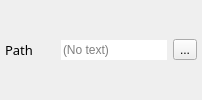
         <widget class="QWidget" name="pathWidget" native="true">
          <property name="sizePolicy">
           <sizepolicy hsizetype="Preferred" vsizetype="Fixed">
            <horstretch>0</horstretch>
            <verstretch>0</verstretch>
           </sizepolicy>
          </property>
          <layout class="QHBoxLayout" name="horizontalLayout_6">
           <property name="leftMargin">
            <number>5</number>
           </property>
           <property name="topMargin">
            <number>5</number>
           </property>
           <property name="rightMargin">
            <number>5</number>
           </property>
           <property name="bottomMargin">
            <number>5</number>
           </property>
           <item>
            <widget class="QLabel" name="pathLabel">
             <property name="sizePolicy">
              <sizepolicy hsizetype="Fixed" vsizetype="Fixed">
               <horstretch>0</horstretch>
               <verstretch>0</verstretch>
              </sizepolicy>
             </property>
             <property name="minimumSize">
              <size>
               <width>50</width>
               <height>0</height>
              </size>
             </property>
             <property name="font">
              <font>
               <family>Cascadia Mono Light</family>
               <pointsize>10</pointsize>
               <italic>false</italic>
              </font>
             </property>
             <property name="text">
              <string>Path</string>
             </property>
            </widget>
           </item>
           <item>
            <widget class="QLineEdit" name="pathEdit">
             <property name="autoFillBackground">
              <bool>false</bool>
             </property>
             <property name="text">
              <string/>
             </property>
             <property name="maxLength">
              <number>1024</number>
             </property>
             <property name="frame">
              <bool>false</bool>
             </property>
             <property name="echoMode">
              <enum>QLineEdit::Normal</enum>
             </property>
             <property name="alignment">
              <set>Qt::AlignLeading|Qt::AlignLeft|Qt::AlignVCenter</set>
             </property>
             <property name="dragEnabled">
              <bool>false</bool>
             </property>
             <property name="readOnly">
              <bool>true</bool>
             </property>
             <property name="placeholderText">
              <string>(No text)</string>
             </property>
             <property name="clearButtonEnabled">
              <bool>false</bool>
             </property>
            </widget>
           </item>
           <item>
            <widget class="QToolButton" name="pathCopyButton">
             <property name="toolTip">
              <string>Copy</string>
             </property>
             <property name="text">
              <string>...</string>
             </property>
             <property name="icon">
              <iconset resource="Resource.qrc">
               <normaloff>:/Resource/copy.svg</normaloff>:/Resource/copy.svg</iconset>
             </property>
             <property name="checkable">
              <bool>false</bool>
             </property>
             <property name="checked">
              <bool>false</bool>
             </property>
             <property name="popupMode">
              <enum>QToolButton::DelayedPopup</enum>
             </property>
             <property name="autoRaise">
              <bool>false</bool>
             </property>
             <property name="arrowType">
              <enum>Qt::NoArrow</enum>
             </property>
            </widget>
           </item>
          </layout>
         </widget>
